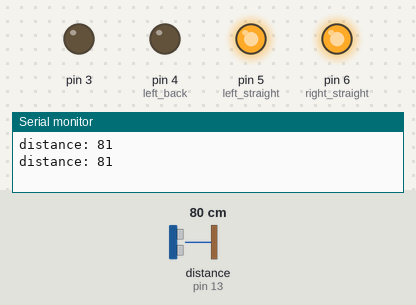
Recording of a sketch running on a simulated Arduino Uno, built with avr-gcc and run on an emulated ATmega328P. Shown: output pins drawn as LEDs (lit = HIGH), the last lines printed to the serial monitor. Wiring (inferred from the names in the program): ultrasonic range finder: trigger pin 12; echo pin 13. The inputs (shaded band) are chosen by the test bench; at power-on: distance to the obstacle (sensor on pin 13) 80 cm. The echo pulse lasts 58.3 µs per cm; pins used as bus, display or sensor lines are not drawn.

Above: at 1.8 s.
1.9 s: distance to the obstacle (sensor on pin 13) set to 32 cm
4.2 s: distance to the obstacle (sensor on pin 13) set to 26 cm
At 6.6 s:
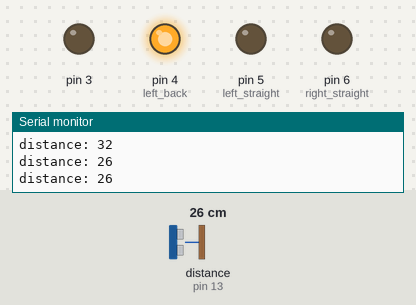
7.5 s: distance to the obstacle (sensor on pin 13) set to 35 cm
At 9.8 s:
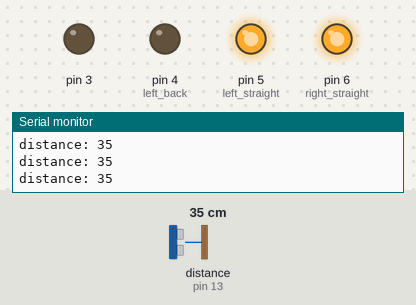
10.1 s: distance to the obstacle (sensor on pin 13) set to 2 cm
At 12.7 s:
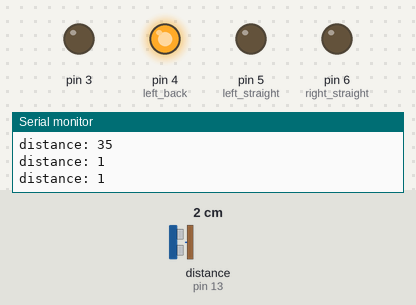
Timing chart, 0 to 14.1 s (numbered marks = the images above; inputs shaded):
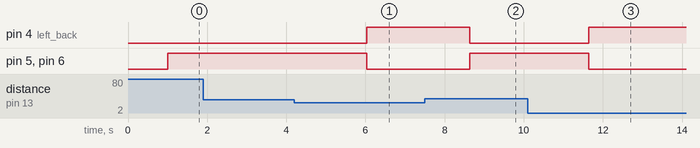

The sketch:

running_away_car_from_objects.ino
```cpp
const byte right_back=7;
const byte right_straight=6;
const byte left_straight=5;
const byte left_back=4;


const int echo=13;
const int trig=12;


int time =0;
int distance= 0;

void setup()
{
  Serial.begin(9600);
  pinMode(12,OUTPUT);
  pinMode(13,INPUT);

pinMode(3,OUTPUT);
pinMode(4,OUTPUT);
pinMode(5,OUTPUT);
pinMode(6,OUTPUT);

digitalWrite(3,LOW);
digitalWrite(4,LOW);
digitalWrite(5,LOW);
digitalWrite(6,LOW);

}

void loop()
{
digitalWrite(trig,HIGH);
delayMicroseconds(1000);
digitalWrite(trig,LOW);

time=pulseIn(echo,HIGH);
distance=(time/2)/28.5;

Serial.print("distance: ");
Serial.println(distance);
delay(1000);
if(distance<30)
{
  digitalWrite(left_straight,LOW);
  digitalWrite(left_back,HIGH);
  digitalWrite(right_straight,LOW);
  digitalWrite(right_back,HIGH);
  delay(150);

  digitalWrite(left_straight,LOW);
  digitalWrite(left_back,HIGH);
  digitalWrite(right_straight,LOW);
  digitalWrite(right_back,HIGH);
  delay(150);
}
else
{
  digitalWrite(left_straight,HIGH);
  digitalWrite(left_back,LOW);
  digitalWrite(right_straight,HIGH);
  digitalWrite(right_back,LOW);


}


}
```

Measured:
- the behaviour switches between 30 and 29 cm on distance to the obstacle (sensor on pin 13) (found by bisection; images 0 and 1)
- after the input at 4.2 s, pin 4 (left_back): LOW → HIGH after 1.8 s; pin 5 (left_straight), pin 6 (right_straight): HIGH → LOW after 1.8 s
- after the input at 7.5 s, pin 4 (left_back): HIGH → LOW after 1.1 s; pin 5 (left_straight), pin 6 (right_straight): LOW → HIGH after 1.1 s
- after the input at 10.1 s, pin 4 (left_back): LOW → HIGH after 1.5 s; pin 5 (left_straight), pin 6 (right_straight): HIGH → LOW after 1.5 s
